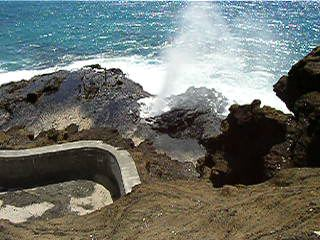
#> input picture TestImages/Blowhole013.jpg, 320 x 240 px, given in place of the camera
$ python 3milestone2.py   (Python 2 division)
#> lines starting #> are read from the running program, lines starting #| are printed output that depends on the picture; after the words box and inside, x2 and y2 are one past the last pixel; in counts of white or black regions, pixels touching at a corner belong together
#hough lines transform in real time video
import cv2
import numpy

vidCap = cv2.VideoCapture(0)

lowerlim = 0
upperlim = 255

instr = '''
	w to increase lower limit
	s to decrease lower limit
	e to increase upper limit
	d to decrease upper limit
'''
print instr

while True:
	ret, img = vidCap.read()
#> img is the input picture: shape (240, 320, 3); mean B, G, R 107.7, 113.1, 108.1
	gray = cv2.cvtColor(img, cv2.COLOR_BGR2GRAY)
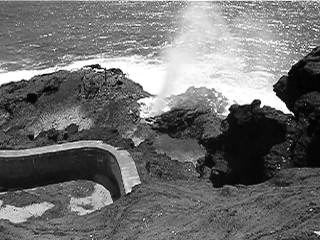
#> gray: shape (240, 320); min 0, max 255, mean 111
	cannyImg = cv2.Canny(gray, lowerlim, upperlim)
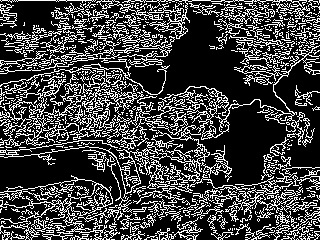
#> cannyImg: shape (240, 320); 26.1% white in thin lines or dots
	lines = cv2.HoughLinesP(cannyImg, 1, numpy.pi/180, threshold = 5, minLineLength = 20, maxLineGap = 10)
#> lines = 913 rows, first 6: [11, 104, 73, 95], [241, 71, 310, 17], [81, 0, 144, 129], [81, 147, 149, 106], [224, 185, 306, 215], [263, 109, 313, 129]

	for lineSet in lines:
	    for line in lineSet:
	        cv2.line(img, (line[0], line[1]), (line[2], line[3]), (255, 255, 0))
#> this loop made 913 passes
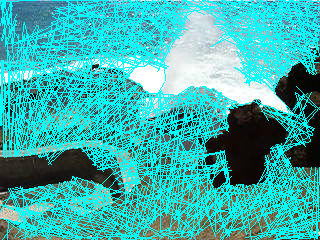
#> img: shape (240, 320, 3); mean B, G, R 174.2, 176.8, 58.5

	cv2.imshow("HoughLinesP", img)
	cv2.imshow("Canny", cannyImg)
	x = cv2.waitKey(10)
#> (key Esc is pressed here)
	if x > -1 and chr(x)=='q':
		cv2.destroyAllWindows()
		break
	elif x > -1 and chr(x)=='w':
		lowerlim +=5
		print "lowerlim is now" + str(lowerlim)
	elif x > -1 and chr(x)=='s':
		print "lowerlim is now" + str(lowerlim)
		lowerlim -=5
	elif x > -1 and chr(x)=='e':
		upperlim +=5
		print "ulim is now" + str(upperlim)
	elif x > -1 and chr(x)=='d':
		upperlim -=5
		print "ulim is now" + str(upperlim)

cv2.destroyAllWindows()
vidCap.release()

$ run again, on TestImages/Coins1.jpg
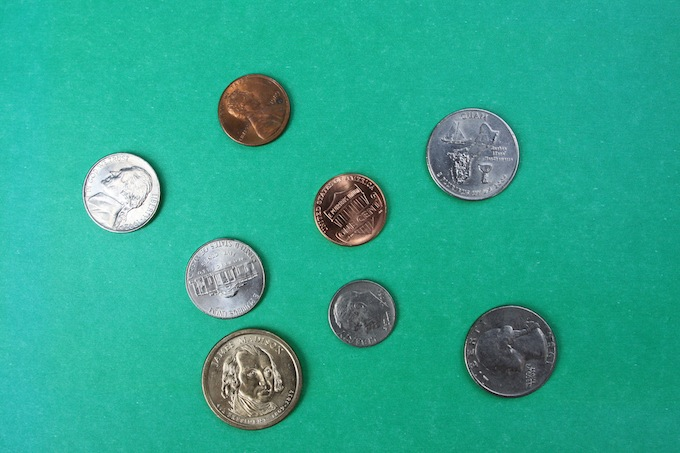
#> input picture TestImages/Coins1.jpg, 680 x 453 px, given in place of the camera
#> img is the input picture: shape (453, 680, 3); mean B, G, R 143.4, 166.8, 44.8
#> `cannyImg = cv2.Canny(gray, lowerlim, upperlim)`:
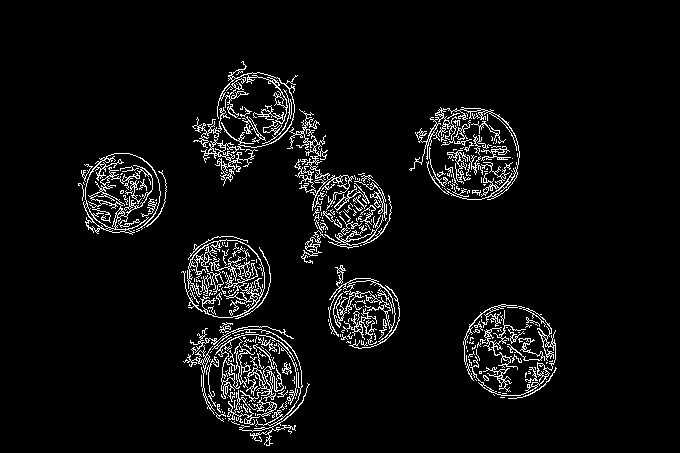
#> cannyImg: shape (453, 680); 5.4% white in thin lines or dots, all inside (x1, y1, x2, y2) = (78, 61, 557, 446)
#> lines = 846 rows, first 6: [252, 326, 259, 353], [245, 327, 246, 353], [466, 367, 486, 376], [305, 261, 333, 220], [340, 335, 388, 287], [197, 121, 251, 162]
#> the loop `for lineSet in lines:` made 846 passes
#> after the loop `for lineSet in lines:`:
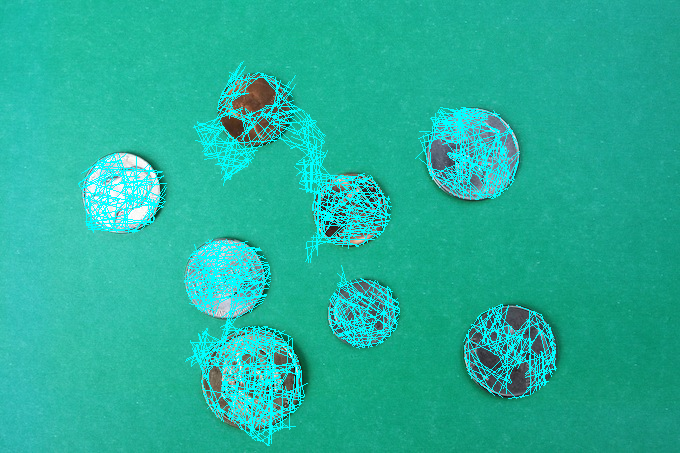
#> img: shape (453, 680, 3); 8.46% of pixels changed, all inside (x1, y1, x2, y2) = (78, 61, 557, 446)

$ run again, on TestImages/Coins2.jpg
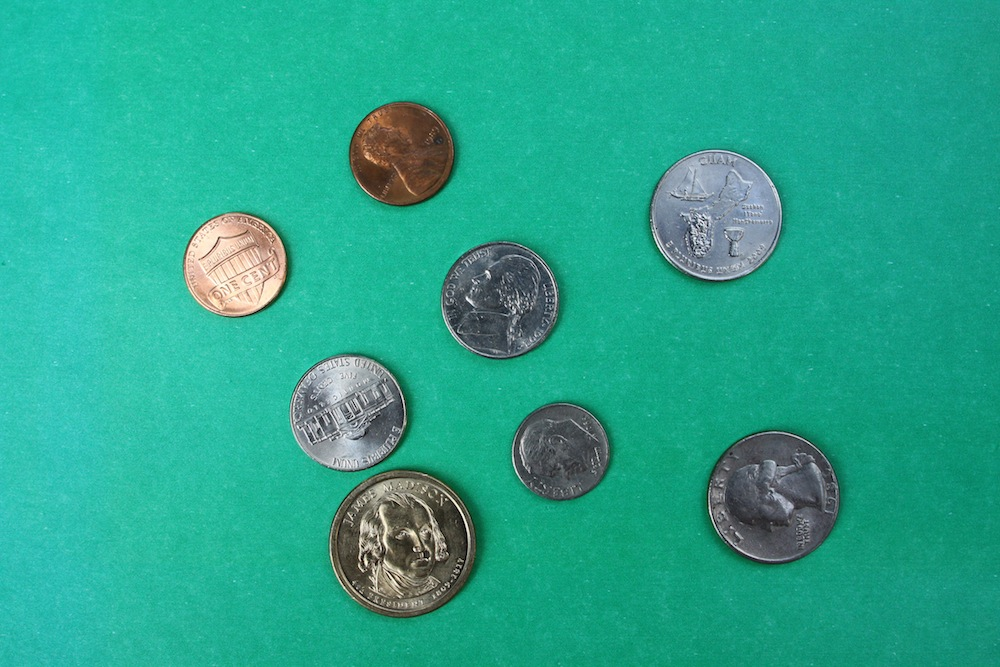
#> input picture TestImages/Coins2.jpg, 1000 x 667 px, given in place of the camera
#> img is the input picture: shape (667, 1000, 3); mean B, G, R 140.5, 165.1, 40.2
#> `cannyImg = cv2.Canny(gray, lowerlim, upperlim)`:
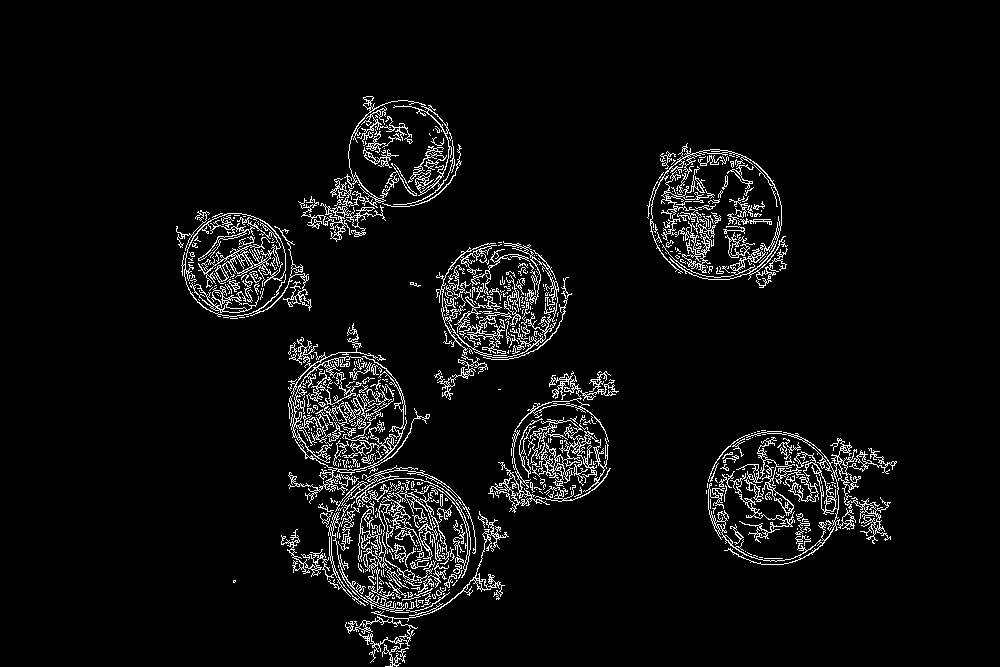
#> cannyImg: shape (667, 1000); 5.2% white in thin lines or dots, all inside (x1, y1, x2, y2) = (176, 96, 897, 667)
#> lines = 1578 rows, first 6: [463, 315, 543, 259], [437, 296, 483, 370], [454, 527, 475, 543], [294, 558, 337, 552], [290, 345, 402, 539], [509, 496, 607, 439]
#> the loop `for lineSet in lines:` made 1578 passes
#> after the loop `for lineSet in lines:`:
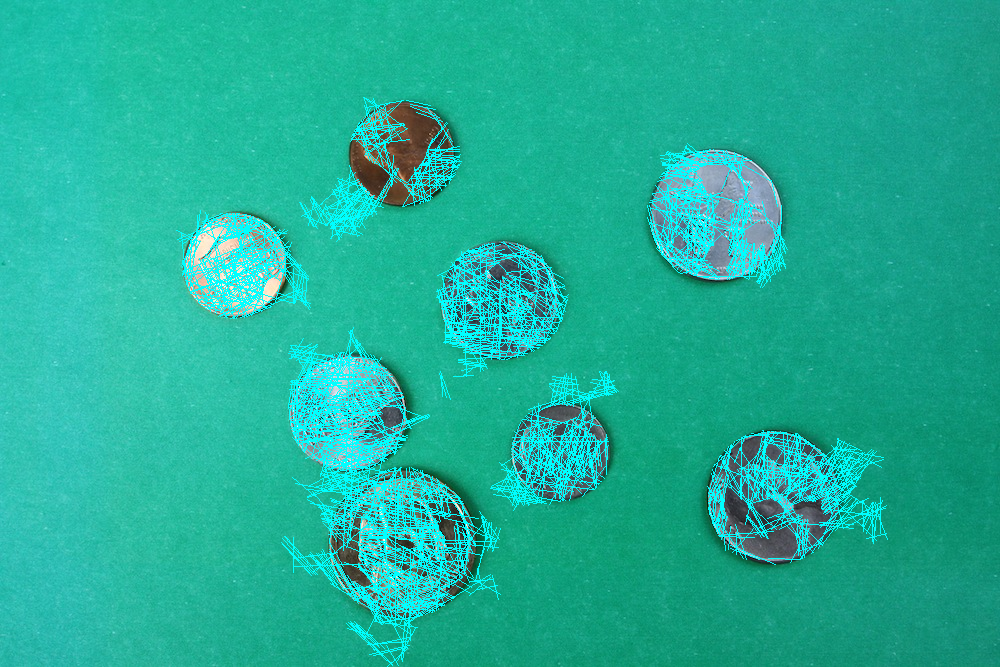
#> img: shape (667, 1000, 3); 7.97% of pixels changed, all inside (x1, y1, x2, y2) = (176, 97, 888, 667)
